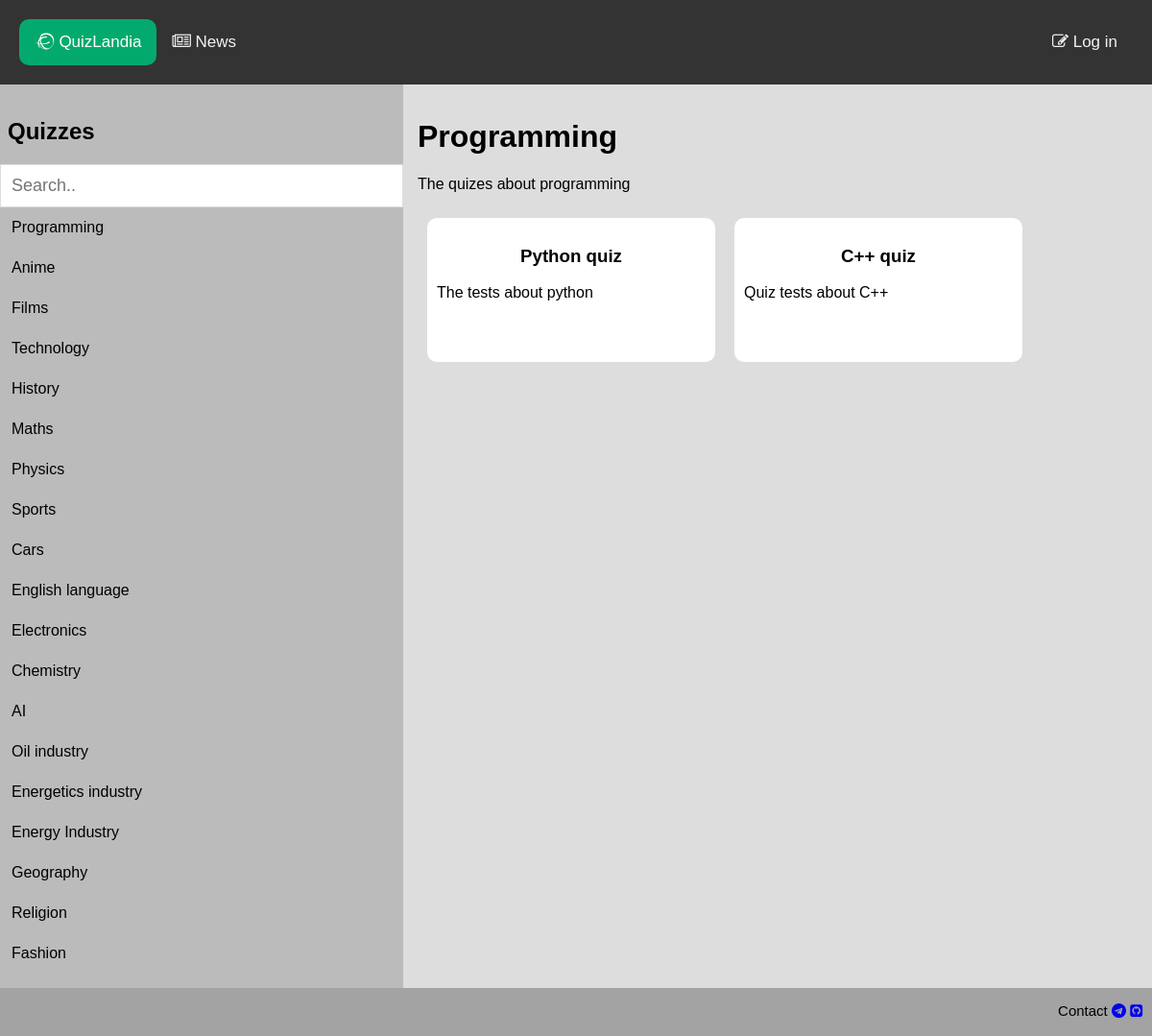
Screenshot of /programming/ with the database file from the repository.
### quiz/models.py (models this page shows, shortened)
class Category(models.Model):
    title = models.CharField('Title', max_length=200)
    slug = models.SlugField('URL', unique=True)
    description = models.TextField('Description', blank=True)
    npp = models.PositiveSmallIntegerField('Sort', default=0)
    def __str__(self):
        return f'{self.title}'
    class Meta:
        db_table = 'categories'
        verbose_name = 'category'
        verbose_name_plural = 'categories'
        ordering = ('npp', )
    def get_absolute_url(self):
        return reverse('category', kwargs={'category_slug': self.slug})

class Quiz(models.Model):
    author = models.ForeignKey(User, on_delete=models.PROTECT, verbose_name='Author')
    title = models.CharField('Title', max_length=200)
    slug = models.SlugField('URL', unique=False)
    description = models.TextField('Description', blank=True)
    is_public = models.BooleanField('Show on the main page', default=True)
    category = models.ForeignKey(Category, on_delete=models.PROTECT, verbose_name='Category')
    created = models.DateTimeField('Created', auto_now_add=True)
    modified = models.DateTimeField('Modified', auto_now_add=True)
    npp = models.PositiveSmallIntegerField('Sort', default=0)
    class Meta:
        db_table = 'quiz'
        verbose_name = 'test'
        verbose_name_plural = 'tests'
        unique_together = ('slug', 'category')
        ordering = ('npp', )
    def get_absolute_url(self):
        return reverse('quiz', kwargs={'quiz_slug': self.slug, 'category_slug': self.category.slug,})

### quiz/views.py (the view)
# urls.py: path('<slug:category_slug>/', category_view, name='category'),
def category_view(request, category_slug):
    categories = Category.objects.all()
    category = get_object_or_404(Category, slug=category_slug)
    quizs = Quiz.objects.filter(category=category, is_public=True,)
    context = {
        'title': f'Tests about {category.title}',
        'category': category,
        'quizs': quizs,
        'categories': categories
    }
    return render(request, 'quiz/category.html', context=context)

### quiz/templates/quiz/category.html (shortened to what this page needs)
{% extends 'base.html' %}
{% block content %}
    <div class="row" style="height: 50%;">
        <div class="left" style="background-color:#bbb;">
            <h2>Quizzes</h2>
            <form action="{% url 'search_results' %}" method="get">
                <input name="q" type="text" id="mySearch" onkeyup="myFunction()" placeholder="Search.." title="Type in a category">
            </form>
            <ul id="myMenu">
            {% for category in categories %}
                <li>
                    <a href="{{ category.get_absolute_url }}">
                        {{ category.title }}
                    </a>
                </li>
            {% endfor %}
        </div>
        <div class="right" style="background-color:#ddd;">
            <h1>{{ category.title }}</h1>
            <p>{{ category.description | linebreaks }}</p>
            {% for quiz in quizs %}
                {% if quiz.title == None %}
                    <h2>There is no question</h2>
                {% else %}
                    <a href="{{ quiz.get_absolute_url }}" style="text-decoration: none;">
                        <div class="cube">
                            <h3 style="width: 100%;">
                                <p style="text-align: center;">{{ quiz.title }}</p>
                            </h3>
                            {{ quiz.description | linebreaks }}
                        </div>
                    </a>
                {% endif %}
            {% endfor %}
        </div>
    </div>
{% endblock %}

### static/style.css (style rules this page uses)
body { background-color: #fff; font-family:'Segoe UI', Tahoma, Geneva, Verdana, sans-serif }

### quiz/templates/quiz/category.html (style rules this page uses)
body { font-family: Arial, Helvetica, sans-serif; }
* { box-sizing: border-box; }
.row { display: flex; }
.left { flex: 35%; padding: 15px 0; }
.left h2 { padding-left: 8px; }
.right { flex: 65%; padding: 15px; width: max-content; }
.right .cube { min-width: 300px; height: 150px; border-radius: 10px; padding: 10px; float: left; margin: 10px; background-color: rgb(255, 255, 255); color: black; }
#mySearch { width: 100%; font-size: 18px; padding: 11px; border: 1px solid #ddd; }
#myMenu { list-style-type: none; padding: 0; margin: 0; }
#myMenu li a { padding: 12px; text-decoration: none; color: black; display: block }

### templates/base.html (style rules this page uses)
body { font-family:'Lucida Sans', 'Lucida Sans Regular', 'Lucida Grande', 'Lucida Sans Unicode', Geneva, Verdana, sans-serif; margin: 0; }

### rows the page displays
Category: title "Programming", description "The quizes about programming"
Category: title "Anime"
Category: title "Films"
Category: title "Technology"
Category: title "History"
Category: title "Maths"
Category: title "Physics"
Category: title "Sports"
Category: title "Cars"
Category: title "English language"
Category: title "Electronics"
Category: title "Chemistry"
Category: title "AI"
Category: title "Oil industry"
Category: title "Energetics industry"
Category: title "Energy Industry"
Category: title "Geography"
Category: title "Religion"
Category: title "Fashion"
Quiz: title "Python quiz", description "The tests about python"
Quiz: title "C++ quiz", description "Quiz tests about C++"
